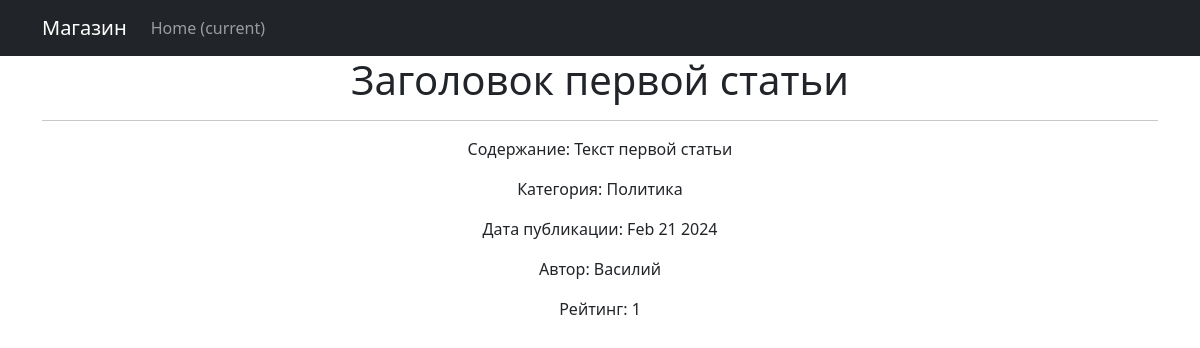
Page /news/2 on the earlier database version.
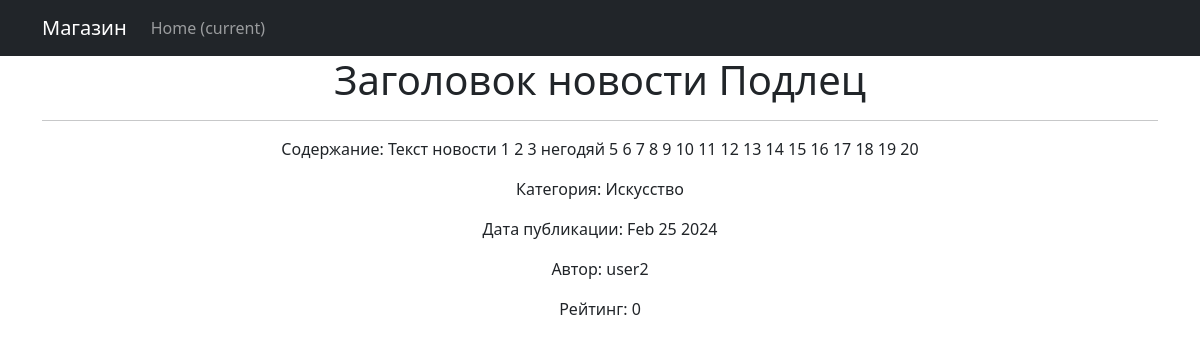
Same page on the later database version.
### news/models.py (models this page shows, shortened)
class Post(models.Model):
    article = 'ARTICLE'
    news = 'NEWS'
    POST_TYPES = [
        (article, 'Статья'),
        (news, 'Новость')
    ]
    author = models.ForeignKey(Author, on_delete=models.CASCADE)
    type = models.CharField(max_length=255, choices=POST_TYPES, default=article)
    publication_time = models.DateTimeField(auto_now_add=True)
    category = models.ManyToManyField(Category, through='PostCategory')
    heading = models.CharField(max_length=255)
    text = models.TextField()
    rating = models.IntegerField(default=0)

class Category(models.Model):
    category_name = models.CharField(max_length=255, unique=True)

class Author(models.Model):
    user = models.OneToOneField(User, on_delete=models.CASCADE, primary_key=True)
    rating = models.IntegerField(default=0)
    def __str__(self):
        return self.user.username

### news/views.py (the view)
# urls.py: path('<int:pk>', PostDetail.as_view()),
class PostDetail(DetailView):
    model = Post
    template_name = 'post.html'
    context_object_name = 'post'

### templates/post.html (shortened to what this page needs)
{% extends 'flatpages/default.html' %}
{% block content %}
<h1>{{ post.heading }}</h1>
<hr>
<p>Содержание: {{post.text}}</p>
<p>Категория: {% for category in post.category.all %}
                   {{ category.category_name }}
                    {% endfor %}
</p>
<p>Дата публикации: {{ post.publication_time|date:'M d Y'}}</p>
<p>Автор: {{ post.author }}</p>
<p>Рейтинг: {{ post.rating }}</p>
{% endblock content %}

Differences in the rows shown:
removed Category: category_name "Политика"
changed Post: heading "Заголовок первой статьи" → "Заголовок новости Подлец"; text "Текст первой статьи" → "Текст новости 1 2 3 негодяй 5 6 7 8 9 10 11 12 13 14 15 16 17 18 19 20"; publication_time "Feb 21 2024" → "Feb 25 2024"; author "Василий" → "user2"; rating "1" → "0"
now on this page (row edited): Category: category_name "Искусство"
